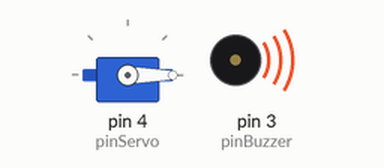
Simulated run of this sketch. Board: Arduino Uno, built with avr-gcc and run on an emulated ATmega328P. Parts: servo, buzzer (waves = sounding).

Above: at 0.05 s.
At 3.25 s:
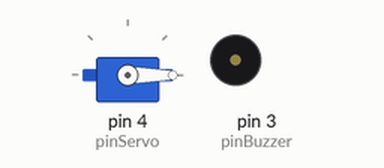
At 6.6 s:
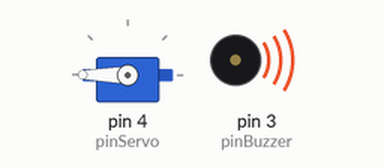
At 13.4 s:
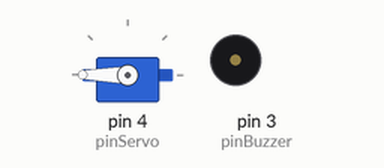
Timing chart, 0 to 15.4 s (numbered marks = the images above):
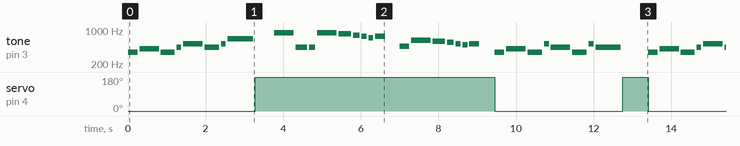

The sketch:

Ejercicio_11.ino
```cpp
#include <Servo.h>
#define pinServo 4
#define pinBuzzer 3
#define ledPin1 6
const int c = 261;
const int d = 294;
const int e = 329;
const int f = 349;
const int g = 391;
const int gS = 415;
const int a = 440;
const int aS = 466;
const int b = 494;
const int cH = 523;
const int cSH = 554;
const int dH = 587;
const int dSH = 622;
const int eH = 659;
const int fH = 698;
const int fSH = 740;
const int gH = 784;
const int gSH = 830;
const int aH = 880;
int counter;
Servo ser;
void setup()
{
  Serial.begin(9600);
  pinMode(pinBuzzer, OUTPUT);
  ser.attach(pinServo);
}

void loop()
{
  //Variant 1
  ser.write(0);
  beep(f, 250);
  beep(gS, 500);
  beep(f, 350);
  beep(a, 125);
  beep(cH, 500);
  beep(a, 375);
  beep(cH, 125);
  beep(eH, 650);
  ser.write(180);
  delay(500);
  //Repeat second section
  secondSection();

  //Variant 2
  ser.write(0);
  beep(f, 250);
  beep(gS, 500);
  beep(f, 375);
  beep(cH, 125);
  beep(a, 500);
  beep(f, 375);
  beep(cH, 125);
  beep(a, 650);
  ser.write(180);
  delay(650);
}


void beep(int note, int duration)
{
  //Play tone on buzzerPin
  tone(pinBuzzer, note, duration);
  digitalWrite(ledPin1, HIGH);
  delay(duration);
  digitalWrite(ledPin1, LOW);
  //Stop tone on buzzerPin
  noTone(pinBuzzer);
  delay(50);
  //Increment counter
  counter++;
}
void secondSection()
{
  beep(aH, 500);
  beep(a, 300);
  beep(a, 150);
  beep(aH, 500);
  beep(gSH, 325);
  beep(gH, 175);
  beep(fSH, 125);
  beep(fH, 125);
  beep(fSH, 250);

  delay(325);

  beep(aS, 250);
  beep(dSH, 500);
  beep(dH, 325);
  beep(cSH, 175);
  beep(cH, 125);
  beep(b, 125);
  beep(cH, 250);

  delay(350);
}
```

Measured:
- by itself, servo on pin 4 (pinServo): repeats every 13.4 s: 0° 3.3 s, 180° 0.65 s, 0° 3.3 s, 180° 6.2 s
- by itself, tone on pin 3 (pinBuzzer): plays 349 Hz for 0.25 s, 415 Hz for 0.50 s, 349 Hz for 0.35 s, 440 Hz for 0.13 s, 523 Hz for 0.50 s, 440 Hz for 0.38 s … (312 notes in this stretch)
